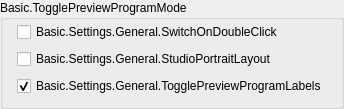
                 <widget class="QGroupBox" name="ldePreferences_StudioMode_GroupBox">
                  <property name="sizePolicy">
                   <sizepolicy hsizetype="Expanding" vsizetype="Preferred">
                    <horstretch>0</horstretch>
                    <verstretch>0</verstretch>
                   </sizepolicy>
                  </property>
                  <property name="title">
                   <string>Basic.TogglePreviewProgramMode</string>
                  </property>
                  <!-- BEGIN Preferences: Studio Mode contents -->
                  <layout class="QVBoxLayout" name="ldePreferences_StudioMode_VerticalLayout">
                   <property name="spacing">
                    <number>0</number>
                   </property>
                   <property name="leftMargin">
                    <number>14</number>
                   </property>
                   <property name="topMargin">
                    <number>2</number>
                   </property>
                   <property name="rightMargin">
                    <number>14</number>
                   </property>
                   <property name="bottomMargin">
                    <number>10</number>
                   </property>
                   <!-- doubleClickSwitch -->
                   <item>
                    <widget class="QCheckBox" name="doubleClickSwitch">
                     <property name="sizePolicy">
                      <sizepolicy hsizetype="Expanding" vsizetype="Fixed">
                       <horstretch>0</horstretch>
                       <verstretch>0</verstretch>
                      </sizepolicy>
                     </property>
                     <property name="text">
                      <string>Basic.Settings.General.SwitchOnDoubleClick</string>
                     </property>
                    </widget>
                   </item>
                   <!-- ldePreferences_StudioMode_Spacer1 -->
                   <item>
                    <spacer name="ldePreferences_StudioMode_Spacer1">
                     <property name="orientation">
                      <enum>Qt::Vertical</enum>
                     </property>
                     <property name="sizeType">
                      <enum>QSizePolicy::Fixed</enum>
                     </property>
                     <property name="sizeHint" stdset="0">
                      <size>
                       <width>1</width>
                       <height>7</height>
                      </size>
                     </property>
                    </spacer>
                   </item>
                   <!-- studioPortraitLayout -->
                   <item>
                    <widget class="QCheckBox" name="studioPortraitLayout">
                     <property name="sizePolicy">
                      <sizepolicy hsizetype="Expanding" vsizetype="Fixed">
                       <horstretch>0</horstretch>
                       <verstretch>0</verstretch>
                      </sizepolicy>
                     </property>
                     <property name="text">
                      <string>Basic.Settings.General.StudioPortraitLayout</string>
                     </property>
                    </widget>
                   </item>
                   <!-- ldePreferences_StudioMode_Spacer2 -->
                   <item>
                    <spacer name="ldePreferences_StudioMode_Spacer2">
                     <property name="orientation">
                      <enum>Qt::Vertical</enum>
                     </property>
                     <property name="sizeType">
                      <enum>QSizePolicy::Fixed</enum>
                     </property>
                     <property name="sizeHint" stdset="0">
                      <size>
                       <width>1</width>
                       <height>7</height>
                      </size>
                     </property>
                    </spacer>
                   </item>
                   <!-- prevProgLabelToggle -->
                   <item>
                    <widget class="QCheckBox" name="prevProgLabelToggle">
                     <property name="sizePolicy">
                      <sizepolicy hsizetype="Expanding" vsizetype="Fixed">
                       <horstretch>0</horstretch>
                       <verstretch>0</verstretch>
                      </sizepolicy>
                     </property>
                     <property name="text">
                      <string>Basic.Settings.General.TogglePreviewProgramLabels</string>
                     </property>
                     <property name="checked">
                      <bool>true</bool>
                     </property>
                    </widget>
                   </item>
                  </layout>
                  <!-- END Preferences: Studio Mode contents -->
                 </widget>
